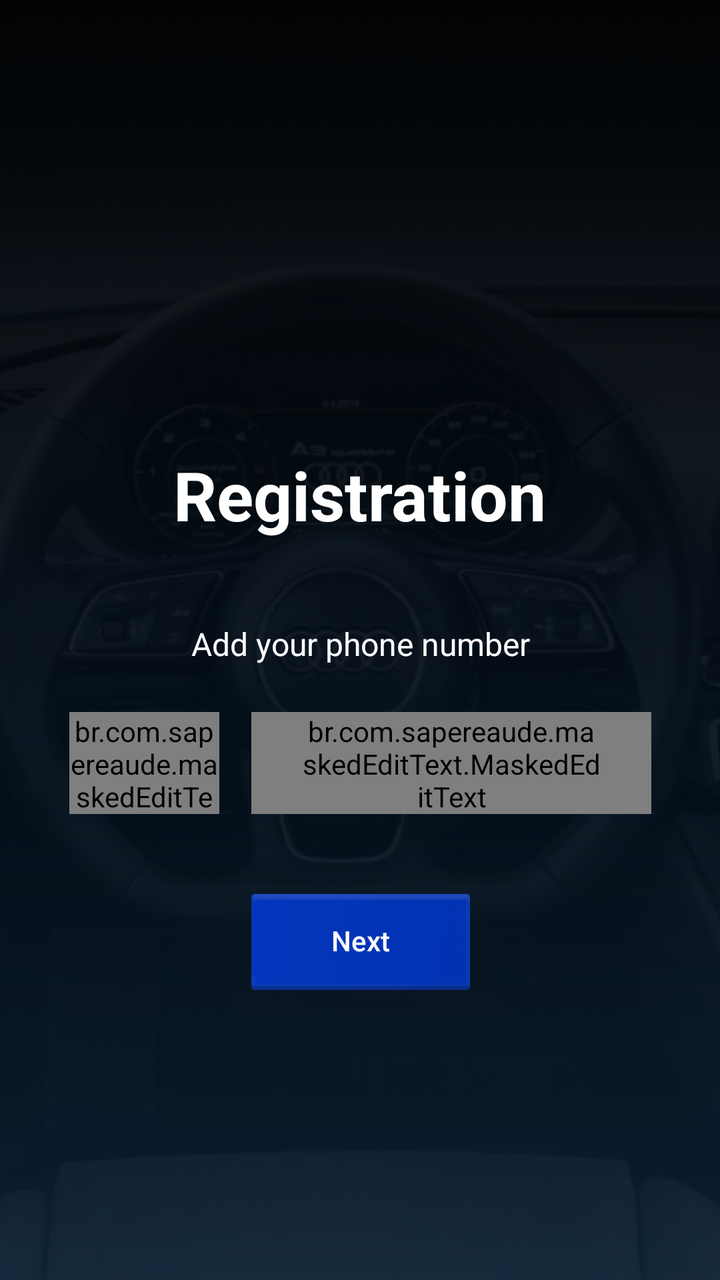
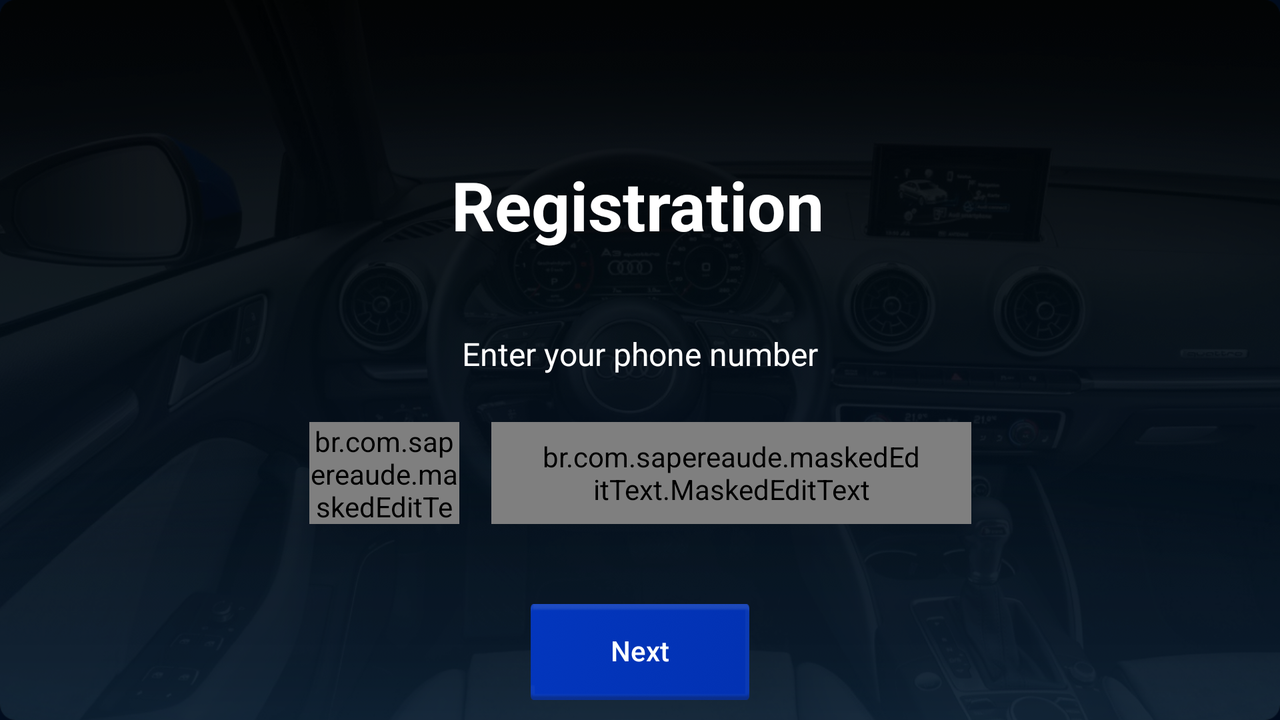

The same Android screen from two of the app's own layout files: first res/layout/ as a phone draws it, then the repository's variant for another configuration, drawn on a device whose configuration selects that folder. Both files follow.
<!-- AndroidManifest.xml: application theme AppTheme -->
<!-- res/layout/fragment_register.xml -->
<?xml version="1.0" encoding="utf-8"?>
<android.support.constraint.ConstraintLayout xmlns:android="http://schemas.android.com/apk/res/android"
    xmlns:app="http://schemas.android.com/apk/res-auto"
    xmlns:tools="http://schemas.android.com/tools"
    android:layout_width="match_parent"
    android:layout_height="match_parent"
    android:background="#010C1E">

    <ImageView
        android:id="@+id/background"
        android:layout_width="match_parent"
        android:layout_height="match_parent"
        android:scaleType="centerCrop"
        android:src="@drawable/bg_main"
        app:layout_constraintBottom_toBottomOf="parent"
        app:layout_constraintEnd_toEndOf="parent"
        app:layout_constraintStart_toStartOf="parent"
        app:layout_constraintTop_toTopOf="parent" />

    <android.support.constraint.ConstraintLayout
        android:layout_width="wrap_content"
        android:layout_height="wrap_content"
        app:layout_constraintBottom_toBottomOf="@+id/background"
        app:layout_constraintEnd_toEndOf="parent"
        app:layout_constraintStart_toStartOf="parent"
        app:layout_constraintTop_toTopOf="parent">

        <TextView
            android:id="@+id/register_text"
            android:layout_width="wrap_content"
            android:layout_height="0dp"
            android:layout_marginEnd="8dp"
            android:layout_marginLeft="8dp"
            android:layout_marginRight="8dp"
            android:layout_marginStart="8dp"
            android:layout_marginTop="84dp"
            android:includeFontPadding="false"
            android:text="@string/register_title"
            android:textColor="@android:color/white"
            android:textSize="34sp"
            android:textStyle="bold"
            app:layout_constraintEnd_toEndOf="parent"
            app:layout_constraintHorizontal_bias="0.498"
            app:layout_constraintStart_toStartOf="parent"
            app:layout_constraintTop_toTopOf="parent" />


        <TextView
            android:id="@+id/phone_num_text"
            android:layout_width="wrap_content"
            android:layout_height="wrap_content"
            android:layout_marginEnd="8dp"
            android:layout_marginLeft="8dp"
            android:layout_marginRight="8dp"
            android:layout_marginStart="8dp"
            android:layout_marginTop="44dp"
            android:includeFontPadding="false"
            android:text="@string/input_your_num"
            android:textColor="@android:color/white"
            android:textSize="16sp"
            app:layout_constraintEnd_toEndOf="parent"
            app:layout_constraintStart_toStartOf="parent"
            app:layout_constraintTop_toBottomOf="@+id/register_text" />


        <LinearLayout
            android:id="@+id/phone_container"
            android:layout_width="wrap_content"
            android:layout_height="51dp"
            android:layout_marginEnd="8dp"
            android:layout_marginLeft="8dp"
            android:layout_marginRight="8dp"
            android:layout_marginStart="8dp"
            android:layout_marginTop="24dp"
            android:orientation="horizontal"
            app:layout_constraintEnd_toEndOf="parent"
            app:layout_constraintStart_toStartOf="parent"
            app:layout_constraintTop_toBottomOf="@+id/phone_num_text">

            <FrameLayout
                android:id="@+id/phone_country_code_container"
                android:layout_width="75dp"
                android:layout_height="match_parent"
                android:layout_marginEnd="16dp"
                android:layout_marginRight="16dp"
                android:background="@drawable/gray_field_background">

                <br.com.sapereaude.maskedEditText.MaskedEditText
                    android:id="@+id/phone_country_code"
                    android:layout_width="match_parent"
                    android:layout_height="match_parent"
                    android:background="@null"
                    android:hint="___"
                    android:imeOptions="actionDone"
                    android:inputType="phone"
                    android:maxLength="6"
                    android:textAlignment="center"
                    android:textColor="#85858a"
                    android:textSize="16sp"
                    android:textStyle="bold"
                    app:allowed_chars="1234567890"
                    app:mask="+###" />

            </FrameLayout>

            <FrameLayout
                android:id="@+id/phone_number_container"
                android:layout_width="wrap_content"
                android:layout_height="match_parent"
                android:background="@drawable/gray_field_background">

                <br.com.sapereaude.maskedEditText.MaskedEditText
                    android:id="@+id/phone_number"
                    android:layout_width="200dp"
                    android:layout_height="match_parent"
                    android:background="@null"
                    android:hint="__________"
                    android:imeOptions="actionDone"
                    android:inputType="phone"
                    android:paddingLeft="25dp"
                    android:paddingRight="25dp"
                    android:textColor="#85858a"
                    android:textSize="16sp"
                    android:textStyle="bold"
                    app:allowed_chars="1234567890"
                    app:keep_hint="true"
                    app:mask=" (###) ###-##-##" />

            </FrameLayout>

        </LinearLayout>


        <Button
            android:id="@+id/next_btn"
            android:layout_width="wrap_content"
            android:layout_height="wrap_content"
            android:layout_marginTop="40dp"
            android:background="@drawable/button_blue_rect_selector"
            android:includeFontPadding="false"
            android:paddingLeft="40dp"
            android:paddingRight="40dp"
            android:text="@string/next"
            android:textAllCaps="false"
            android:textColor="@android:color/white"
            android:textSize="14sp"
            app:layout_constraintEnd_toEndOf="parent"
            app:layout_constraintStart_toStartOf="parent"
            app:layout_constraintTop_toBottomOf="@+id/phone_container" />


    </android.support.constraint.ConstraintLayout>


</android.support.constraint.ConstraintLayout>
<!-- resources referenced by this layout -->
<resources>
  <!-- drawable bg_main: png bitmap (drawable-hdpi, 466165 bytes) -->
  <!-- drawable button_blue_rect_selector (drawable) -->
  <?xml version="1.0" encoding="utf-8"?>
  <selector xmlns:android="http://schemas.android.com/apk/res/android">
  
      <item android:drawable="@drawable/btn_blue_pressed" android:state_pressed="true" />
      <item android:drawable="@drawable/btn_blue_rect_image"/>
  
  </selector>
  <!-- drawable gray_field_background (drawable) -->
  <?xml version="1.0" encoding="utf-8"?>
  <shape xmlns:android="http://schemas.android.com/apk/res/android"
      android:shape="rectangle">
  
      <solid android:color="#272a33"/>
      <corners android:radius="2dp"/>
  
  </shape>
  <string name="input_your_num">Add your phone number</string>
  <string name="next">Next</string>
  <string name="register_title">Registration</string>
  <style name="AppTheme" parent="Theme.AppCompat.Light.NoActionBar">
          
          <item name="colorPrimary">@color/colorPrimary</item>
          <item name="colorPrimaryDark">@color/colorPrimaryDark</item>
          <item name="colorAccent">@color/colorAccent</item>
  
  
          <item name="android:windowNoTitle">true</item>
          <item name="android:windowActionBar">false</item>
          <item name="android:windowFullscreen">true</item>
          <item name="android:windowContentOverlay">@null</item>
  
      </style>
  <!-- drawable btn_blue_pressed (drawable) -->
  <?xml version="1.0" encoding="utf-8"?>
  <selector xmlns:android="http://schemas.android.com/apk/res/android">
      <item>
          <shape android:shape="rectangle">
              <solid android:color="@color/btn_blue_pressed" />
  
              <corners android:radius="2dp" />
          </shape>
      </item>
  </selector>
  <!-- drawable btn_blue_rect_image: png bitmap (drawable-hdpi, 7683 bytes) -->
  <color name="colorPrimary">#3F51B5</color>
  <color name="colorPrimaryDark">#303F9F</color>
  <color name="colorAccent">@color/appBlue</color>
  <color name="btn_blue_pressed">#022173</color>
  <color name="appBlue">#052CA3</color>
</resources>
<!-- res/layout-land/fragment_register.xml (the repository's variant of the layout above) -->
<!-- drawn on the phone turned sideways -->
<?xml version="1.0" encoding="utf-8"?>
<android.support.constraint.ConstraintLayout xmlns:android="http://schemas.android.com/apk/res/android"
    xmlns:app="http://schemas.android.com/apk/res-auto"
    xmlns:tools="http://schemas.android.com/tools"
    android:layout_width="match_parent"
    android:layout_height="match_parent"
    android:background="#010C1E">

    <ImageView
        android:id="@+id/background"
        android:layout_width="match_parent"
        android:layout_height="match_parent"
        android:background="@drawable/bg_main"
        app:layout_constraintBottom_toBottomOf="parent"
        app:layout_constraintEnd_toEndOf="parent"
        app:layout_constraintStart_toStartOf="parent"
        app:layout_constraintTop_toTopOf="parent" />


    <TextView
        android:id="@+id/register_text"
        android:layout_width="wrap_content"
        android:layout_height="0dp"
        android:layout_marginEnd="8dp"
        android:layout_marginLeft="8dp"
        android:layout_marginRight="8dp"
        android:layout_marginStart="8dp"
        android:layout_marginTop="84dp"
        android:includeFontPadding="false"
        android:text="@string/register"
        android:textColor="@android:color/white"
        android:textSize="34sp"
        android:textStyle="bold"
        app:layout_constraintEnd_toEndOf="parent"
        app:layout_constraintHorizontal_bias="0.498"
        app:layout_constraintStart_toStartOf="parent"
        app:layout_constraintTop_toTopOf="parent" />


    <TextView
        android:id="@+id/phone_num_text"
        android:layout_width="wrap_content"
        android:layout_height="wrap_content"
        android:layout_marginEnd="8dp"
        android:layout_marginLeft="8dp"
        android:layout_marginRight="8dp"
        android:layout_marginStart="8dp"
        android:layout_marginTop="44dp"
        android:includeFontPadding="false"
        android:text="@string/input_phone_num"
        android:textColor="@android:color/white"
        android:textSize="16sp"
        app:layout_constraintEnd_toEndOf="parent"
        app:layout_constraintStart_toStartOf="parent"
        app:layout_constraintTop_toBottomOf="@+id/register_text" />


    <LinearLayout
        android:id="@+id/phone_container"
        android:layout_width="wrap_content"
        android:layout_height="51dp"
        android:layout_marginEnd="8dp"
        android:layout_marginLeft="8dp"
        android:layout_marginRight="8dp"
        android:layout_marginStart="8dp"
        android:layout_marginTop="24dp"
        android:orientation="horizontal"
        app:layout_constraintEnd_toEndOf="parent"
        app:layout_constraintStart_toStartOf="parent"
        app:layout_constraintTop_toBottomOf="@+id/phone_num_text">

        <FrameLayout
            android:id="@+id/phone_country_code_container"
            android:layout_width="75dp"
            android:layout_height="match_parent"
            android:layout_marginEnd="16dp"
            android:layout_marginRight="16dp"
            android:background="@drawable/gray_field_background">

            <br.com.sapereaude.maskedEditText.MaskedEditText
                android:id="@+id/phone_country_code"
                android:layout_width="match_parent"
                android:layout_height="match_parent"
                android:background="@null"
                android:hint="___"
                android:imeOptions="actionDone"
                android:inputType="phone"
                android:maxLength="6"
                android:textAlignment="center"
                android:textColor="#85858a"
                android:textSize="16sp"
                android:textStyle="bold"
                app:allowed_chars="1234567890"
                app:mask="+###" />

        </FrameLayout>

        <FrameLayout
            android:id="@+id/phone_number_container"
            android:layout_width="wrap_content"
            android:layout_height="match_parent"
            android:background="@drawable/gray_field_background">

            <br.com.sapereaude.maskedEditText.MaskedEditText
                android:id="@+id/phone_number"
                android:layout_width="240dp"
                android:layout_height="match_parent"
                android:background="@null"
                android:hint="__________"
                android:imeOptions="actionDone"
                android:inputType="phone"
                android:paddingLeft="25dp"
                android:paddingRight="25dp"
                android:textColor="#85858a"
                android:textSize="16sp"
                android:textStyle="bold"
                app:allowed_chars="1234567890"
                app:keep_hint="true"
                app:mask="(###) ###-##-##" />

        </FrameLayout>

    </LinearLayout>


    <Button
        android:id="@+id/next_btn"
        android:layout_width="wrap_content"
        android:layout_height="wrap_content"
        android:layout_marginTop="40dp"
        android:background="@drawable/button_blue_rect_selector"
        android:includeFontPadding="false"
        android:paddingLeft="40dp"
        android:paddingRight="40dp"
        android:text="@string/next"
        android:textAllCaps="false"
        android:textColor="@android:color/white"
        android:textSize="14sp"
        app:layout_constraintEnd_toEndOf="parent"
        app:layout_constraintStart_toStartOf="parent"
        app:layout_constraintTop_toBottomOf="@+id/phone_container" />


</android.support.constraint.ConstraintLayout>
<!-- resources referenced by the variant -->
<!-- as the phone turned sideways resolves them -->
<resources>
  <!-- drawable bg_main: png bitmap (drawable-hdpi, 466165 bytes) -->
  <!-- drawable button_blue_rect_selector (drawable) -->
  <?xml version="1.0" encoding="utf-8"?>
  <selector xmlns:android="http://schemas.android.com/apk/res/android">
  
      <item android:drawable="@drawable/btn_blue_pressed" android:state_pressed="true" />
      <item android:drawable="@drawable/btn_blue_rect_image"/>
  
  </selector>
  <!-- drawable gray_field_background (drawable) -->
  <?xml version="1.0" encoding="utf-8"?>
  <shape xmlns:android="http://schemas.android.com/apk/res/android"
      android:shape="rectangle">
  
      <solid android:color="#272a33"/>
      <corners android:radius="2dp"/>
  
  </shape>
  <string name="input_phone_num">Enter your phone number</string>
  <string name="next">Next</string>
  <string name="register">Registration</string>
  <style name="AppTheme" parent="Theme.AppCompat.Light.NoActionBar">
          
          <item name="colorPrimary">@color/colorPrimary</item>
          <item name="colorPrimaryDark">@color/colorPrimaryDark</item>
          <item name="colorAccent">@color/colorAccent</item>
  
  
          <item name="android:windowNoTitle">true</item>
          <item name="android:windowActionBar">false</item>
          <item name="android:windowFullscreen">true</item>
          <item name="android:windowContentOverlay">@null</item>
  
      </style>
  <!-- drawable btn_blue_pressed (drawable) -->
  <?xml version="1.0" encoding="utf-8"?>
  <selector xmlns:android="http://schemas.android.com/apk/res/android">
      <item>
          <shape android:shape="rectangle">
              <solid android:color="@color/btn_blue_pressed" />
  
              <corners android:radius="2dp" />
          </shape>
      </item>
  </selector>
  <!-- drawable btn_blue_rect_image: png bitmap (drawable-hdpi, 7683 bytes) -->
  <color name="colorPrimary">#3F51B5</color>
  <color name="colorPrimaryDark">#303F9F</color>
  <color name="colorAccent">@color/appBlue</color>
  <color name="btn_blue_pressed">#022173</color>
  <color name="appBlue">#052CA3</color>
</resources>
